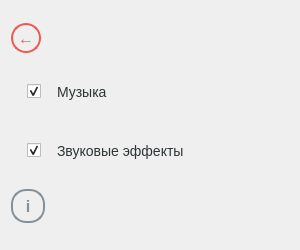
<?xml version="1.0" encoding="UTF-8"?>
<ui version="4.0">
 <class>Dialog</class>
 <widget class="QDialog" name="Dialog">
  <property name="geometry">
   <rect>
    <x>0</x>
    <y>0</y>
    <width>300</width>
    <height>250</height>
   </rect>
  </property>
  <property name="minimumSize">
   <size>
    <width>300</width>
    <height>250</height>
   </size>
  </property>
  <property name="maximumSize">
   <size>
    <width>300</width>
    <height>250</height>
   </size>
  </property>
  <property name="windowTitle">
   <string>Настройки</string>
  </property>
  <property name="modal">
   <bool>true</bool>
  </property>
  <layout class="QVBoxLayout" name="verticalLayout">
   <item>
    <layout class="QHBoxLayout" name="horizontalLayout_2">
     <item>
      <widget class="QPushButton" name="close_btn">
       <property name="styleSheet">
        <string notr="true">QPushButton {
    background-color: transparent;
    border: 2px solid rgb(239, 88, 86);
    border-radius: 15px;
    width: 26px;
    height: 26px;
    font-size: 16px;
    font-weight: bold;
    color: rgb(239, 88, 86);
    qproperty-text: &quot;х&quot;;
}

QPushButton:hover {
    border-color: #495057;
    color: #495057;
    background-color: #f8f9fa;
}

QPushButton:pressed {
    background-color: #e9ecef;
    border-color: #343a40;
    color: #343a40;
}</string>
       </property>
       <property name="text">
        <string>←</string>
       </property>
      </widget>
     </item>
     <item>
      <spacer name="horizontalSpacer_2">
       <property name="orientation">
        <enum>Qt::Horizontal</enum>
       </property>
       <property name="sizeHint" stdset="0">
        <size>
         <width>40</width>
         <height>20</height>
        </size>
       </property>
      </spacer>
     </item>
    </layout>
   </item>
   <item>
    <widget class="QCheckBox" name="chck_music">
     <property name="styleSheet">
      <string notr="true">QCheckBox {
        color: #2d3436;
        font-size: 14px;
        padding: 12px 16px;
        spacing: 16px;
        border-radius: 8px;
    }
QCheckBox:hover {
    background-color: #f8f9fa;}</string>
     </property>
     <property name="text">
      <string>Музыка</string>
     </property>
     <property name="checked">
      <bool>true</bool>
     </property>
    </widget>
   </item>
   <item>
    <widget class="QCheckBox" name="chck_sounds">
     <property name="styleSheet">
      <string notr="true">QCheckBox {
        color: #2d3436;
        font-size: 14px;
        padding: 12px 16px;
        spacing: 16px;
        border-radius: 8px;
    }
QCheckBox:hover {
    background-color: #f8f9fa;}</string>
     </property>
     <property name="text">
      <string>Звуковые эффекты</string>
     </property>
     <property name="checked">
      <bool>true</bool>
     </property>
    </widget>
   </item>
   <item>
    <layout class="QHBoxLayout" name="horizontalLayout">
     <item>
      <widget class="QPushButton" name="pushButton">
       <property name="styleSheet">
        <string notr="true">QPushButton {
    background-color: transparent;
    border: 2px solid #868e96;
    border-radius: 15px;
    width: 30px;
    height: 30px;
    font-size: 16px;
    font-weight: bold;
    color: #868e96;
    qproperty-text: &quot;i&quot;;
}

QPushButton:hover {
    border-color: #495057;
    color: #495057;
    background-color: #f8f9fa;
}

QPushButton:pressed {
    background-color: #e9ecef;
    border-color: #343a40;
    color: #343a40;
}</string>
       </property>
       <property name="text">
        <string>i</string>
       </property>
      </widget>
     </item>
     <item>
      <spacer name="horizontalSpacer">
       <property name="orientation">
        <enum>Qt::Horizontal</enum>
       </property>
       <property name="sizeHint" stdset="0">
        <size>
         <width>40</width>
         <height>20</height>
        </size>
       </property>
      </spacer>
     </item>
    </layout>
   </item>
  </layout>
 </widget>
 <resources/>
 <connections/>
</ui>
